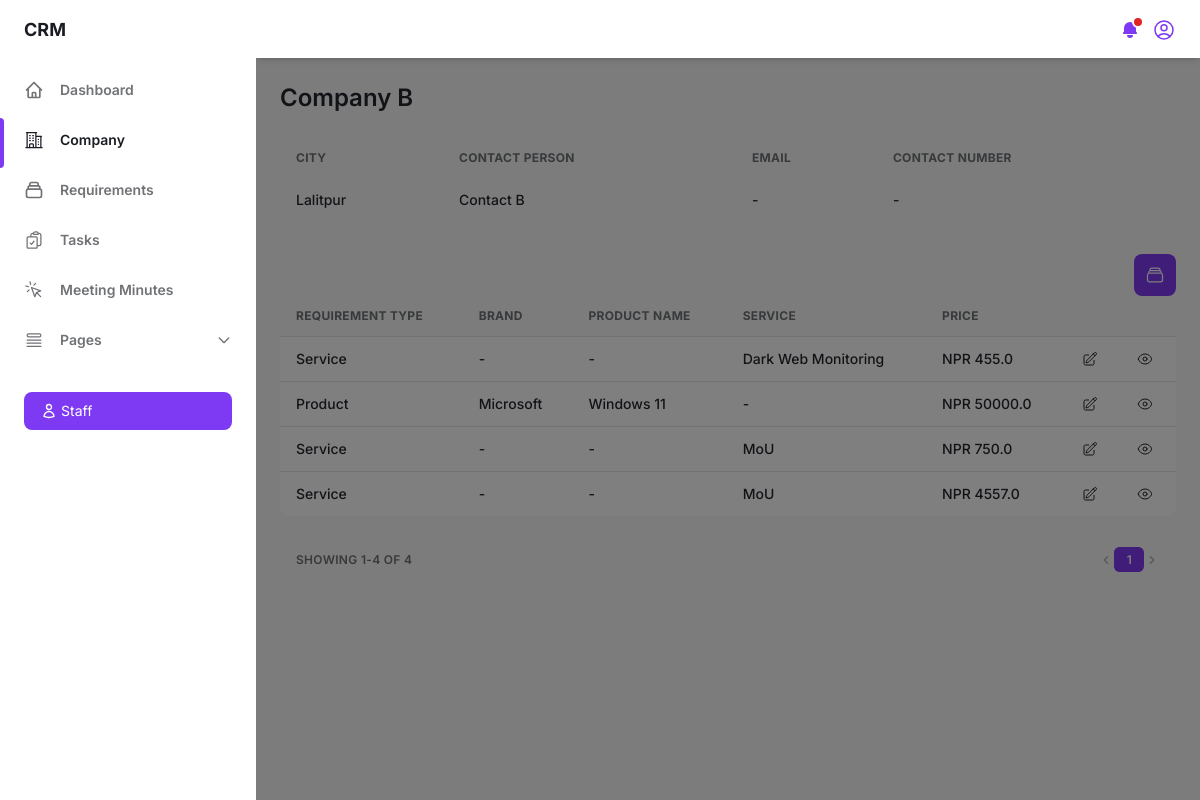
The page /company-details/40/ (signed in) on the database as committed earlier.
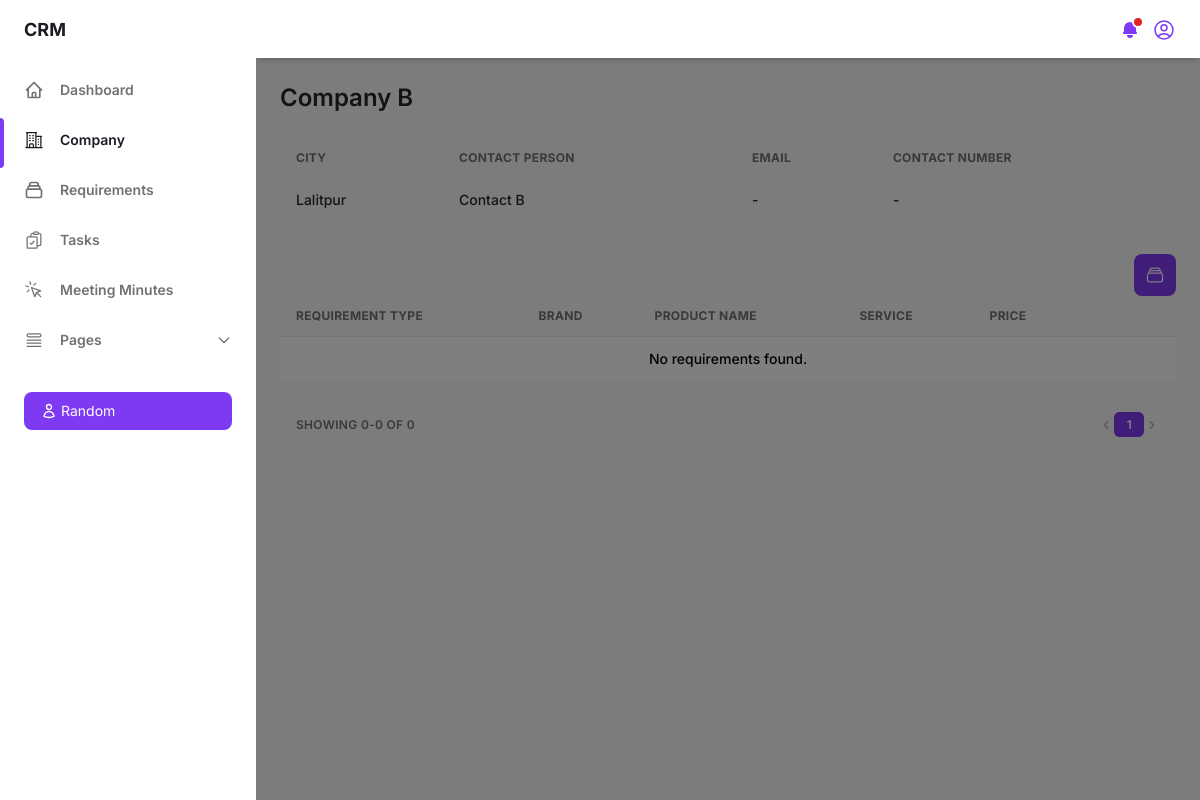
The same page on the database as committed later.
### crm_app/models.py (models this page shows, shortened)
class Staff(models.Model):
    full_name = models.CharField(max_length=100)
    email = models.EmailField(unique=True)
    password = models.CharField(max_length=255)
    role = models.CharField(max_length=100)
    status = models.BooleanField(default=True)

class Company(models.Model):
    company_name = models.CharField(max_length=100, unique=True)
    sector = models.ForeignKey(Sector, on_delete=models.SET_NULL, null=True, blank=True, related_name='sector_companies')
    address = models.CharField(max_length=100, null=True, blank=True)
    city = models.CharField(max_length=100, null=True, blank=True)
    state = models.CharField(max_length=100, null=True, blank=True)
    country = models.CharField(max_length=100, null=True, blank=True)
    via = models.CharField(max_length=100, null=True, blank=True)
    referral_name = models.CharField(max_length=100, null=True, blank=True)
    website = models.CharField(max_length=255, null=True, blank=True)
    created_by = models.OneToOneField(User, on_delete=models.SET_NULL, null=True, blank=True, related_name='created_company')
    date = models.DateField(default=now)
    status = models.BooleanField(default=True)
    cluster = models.IntegerField(null=True, blank=True)
    class Meta:
        verbose_name_plural = "companies"

class Contact(models.Model):
    company = models.ForeignKey(Company, on_delete=models.CASCADE, related_name='company_contacts')
    contact_name = models.CharField(max_length=100)
    designation = models.CharField(max_length=100, null=True, blank=True)
    email = models.EmailField(null=True, blank=True)
    phone_number = models.CharField(max_length=20, null=True, blank=True)
    DOB = models.DateField(null=True, blank=True)
    religion = models.CharField(max_length=100, null=True, blank=True)

class Requirement(models.Model):
    company = models.ForeignKey('Company', on_delete=models.CASCADE, related_name='company_requirements')
    date = models.DateField(default=now)
    contact_name = models.ForeignKey('Contact', on_delete=models.SET_NULL, null=True, blank=True, related_name='contact_requirements')
    requirement_type = models.CharField(max_length=100)
    brand = models.ForeignKey('Brand', on_delete=models.SET_NULL, null=True, blank=True, related_name='brand_requirements')
    product_name = models.ForeignKey('Product', on_delete=models.SET_NULL, null=True, blank=True, related_name='product_requirements')
    service = models.ForeignKey('Service', on_delete=models.SET_NULL, null=True, blank=True, related_name='service_requirements')
    requirement_description = models.TextField(null=True, blank=True)
    currency = models.CharField(max_length=100, null=True, blank=True)
    price = models.FloatField(null=True, blank=True, default=0.00)
    status = models.CharField(max_length=100)
    progress = models.CharField(max_length=100, default='Initiated')

class Service(models.Model):
    service_name = models.CharField(max_length=100, unique=True)
    def __str__(self):
        return self.service_name

class Brand(models.Model):
    brand_name = models.CharField(max_length=100, unique=True)
    def __str__(self):
        return self.brand_name

class Product(models.Model):
    product_name = models.CharField(max_length=100, unique=True)
    def __str__(self):
        return self.product_name

### crm_app/views.py (the view)
# urls.py: path('company-details/<int:company_id>/', views.companydetails, name='companydetails'),
def companydetails(request, company_id):
    if 'staff_id' not in request.session:
        return redirect('login')
    staff_id = request.session.get('staff_id')
    user = get_object_or_404(Staff, id=staff_id)
    company = get_object_or_404(Company, id=company_id)
    requirements = Requirement.objects.filter(company=company).select_related('brand', 'product_name', 'service').prefetch_related('requirement_transactions')
    contacts = Contact.objects.filter(company=company)
    services = Service.objects.values('id', 'service_name').distinct().order_by('service_name')
    brands = Brand.objects.values('id', 'brand_name').distinct().order_by('brand_name')
    products = Product.objects.values('id', 'product_name').distinct().order_by('product_name')
    requirements_count = Requirement.objects.filter(company=company).select_related('brand', 'product_name', 'service').prefetch_related('requirement_transactions')
    requirements_paginator = Paginator(requirements_count, 10)
    requirements_page_number = request.GET.get('requirements_page', 1)
    requirements_page_obj = requirements_paginator.get_page(requirements_page_number)
    context = {'user': user, 'company': company, 'requirements': requirements, 'contacts': contacts, 'services': services, 'brands': brands, 'products': products, 'requirements_page_obj': requirements_page_obj}
    return render(request, 'companydetails.html', context)

### templates/companydetails.html (shortened to what the changed rows need)
{% load static %}
<!DOCTYPE html>
<html :class="{ 'theme-dark': dark }" x-data="data()" lang="en">
<head>
    <link rel="stylesheet" href="{% static 'css/tailwind.output.css' %}" />
    <link rel="stylesheet" href="{% static 'css/style.css' %}" />
</head>
<body>
    <div class="flex h-screen bg-gray-50 dark:bg-gray-900" :class="{ 'overflow-hidden': isSideMenuOpen }">
        <aside class="z-20 hidden w-64 overflow-y-auto bg-white dark:bg-gray-800 md:block flex-shrink-0">
            <div class="py-4 text-gray-500 dark:text-gray-400">
                <div class="px-6 my-6">
                    <p class="flex items-center w-full px-4 py-2 text-sm font-normal leading-5 text-white transition-colors duration-150 bg-purple-600 border border-transparent rounded-lg active:bg-purple-600 hover:bg-purple-700 focus:outline-none focus:shadow-outline-purple">
                        {{ user.full_name }}
                    </p>
                </div>
            </div>
        </aside>
        <div class="flex flex-col flex-1 w-full">
            <main class="h-full overflow-y-auto" id="main-company-content">
                <div class="container px-6 mx-auto grid">
                    <h2 class="my-6 text-2xl font-semibold text-gray-700 dark:text-gray-200">{{ company.company_name }}</h2>
                    <div class="w-full overflow-hidden rounded-lg shadow-xs">
                        <div class="w-full mb-8 overflow-x-auto">
                            <table class="w-full whitespace-no-wrap">
                                <thead>
                                    <tr class="text-xs font-semibold tracking-wide text-left text-gray-500 uppercase bg-gray-50 dark:text-gray-400 dark:bg-gray-800">
                                        <th class="px-4 py-3">City</th>
                                        <th class="px-4 py-3">Contact Person</th>
                                        <th class="px-4 py-3">Email</th>
                                        <th class="px-4 py-3">Contact Number</th>
                                    </tr>
                                </thead>
                                <tbody>
                                    {% if contacts %}
                                        {% for contact in contacts %}
                                        <tr class="text-gray-700 dark:text-gray-400">
                                            {% if forloop.first %}
                                            <td class="px-4 py-3 align-top" rowspan="{{ contacts|length }}">
                                                <p class="font-medium text-sm">{{ company.city|default:"-" }}</p>
                                            </td>
                                            {% endif %}
                                            <td class="px-4 py-3">
                                                <p class="font-medium text-sm">{{ contact.contact_name|default:"-" }}</p>
                                            </td>
                                            <td class="px-4 py-3">
                                                <p class="font-medium text-sm">{{ contact.email|default:"-" }}</p>
                                            </td>
                                            <td class="px-4 py-3">
                                                <p class="font-medium text-sm">{{ contact.phone_number|default:"-" }}</p>
                                            </td>
                                        </tr>
                                        {% endfor %}
                                    {% else %}
                                    <tr>
                                        <td colspan="4" class="font-medium text-sm text-center dark:text-gray-400 py-3">No contacts found.</td>
                                    </tr>
                                    {% endif %}
                                </tbody>
                            </table>
                        </div>
                        <div class="flex justify-end items-center">
                        </div>
                        <div class="w-full overflow-x-auto">
                            <table class="w-full whitespace-no-wrap">
                                <thead>
                                    <tr class="text-xs font-semibold tracking-wide text-left text-gray-500 uppercase border-b dark:border-gray-700 bg-gray-50 dark:text-gray-400 dark:bg-gray-800">
                                        <th class="px-4 py-3">Requirement Type</th>
                                        <th class="px-4 py-3">Brand</th>
                                        <th class="px-4 py-3">Product Name</th>
                                        <th class="px-4 py-3">Service</th>
                                        <th class="px-4 py-3">Price</th>
                                        <th class="px-4 py-3"></th>
                                        <th class="px-4 py-3"></th>
                                    </tr>
                                </thead>
                                <tbody class="bg-white divide-y dark:divide-gray-700 dark:bg-gray-800">
                                    {% for requirement in requirements %}
                                    <tr class="text-gray-700 dark:text-gray-400">
                                        <td class="px-4 py-3">
                                            <p class="font-medium text-sm">{{ requirement.requirement_type }}</p>
                                        </td>
                                        <td class="px-4 py-3">
                                            <p class="font-medium text-sm">
                                                {% if requirement.requirement_type == "Product" %}
                                                    {{ requirement.brand|default:"-" }}
                                                {% else %}
                                                    -
                                                {% endif %}
                                            </p>
                                        </td>
                                        <td class="px-4 py-3">
                                            <p class="font-medium text-sm">
                                                {% if requirement.requirement_type == "Product" %}
                                                    {{ requirement.product_name|default:"-" }}
                                                {% else %}
                                                    -
                                                {% endif %}
                                            </p>
                                        </td>
                                        <td class="px-4 py-3">
                                            <p class="font-medium text-sm">
                                                {% if requirement.requirement_type == "Service" %}
                                                    {{ requirement.service|default:"-" }}
                                                {% else %}
                                                    -
                                                {% endif %}
                                            </p>
                                        </td>
                                        <td class="px-4 py-3">
                                            <p class="font-medium text-sm">NPR {{ requirement.price }}</p>
                                        </td>
                                        <td class="px-4 py-3">
                                            <a href="{% url 'requirementeditform' requirement.id %}">
                                            </a>
                                        </td>
                                        <td class="px-4 py-3">
                                            <a href="{% url 'contractdetails' company.id requirement.id %}">
                                            </a>
                                        </td>
                                    </tr>
                                    {% empty %}
                                    <tr>
                                        <td colspan="7" class="font-medium text-sm text-center dark:text-gray-400 py-3">No requirements found.</td>
                                    </tr>
                                    {% endfor %}
                                </tbody>
                            </table>
                        </div>
                    </div>
                    <div class="grid mt-2 px-4 py-3 text-xs font-semibold tracking-wide text-gray-500 uppercase sm:grid-cols-9 dark:text-gray-400">
                        <span class="flex items-center col-span-3">Showing {{ requirements_page_obj.start_index }}-{{ requirements_page_obj.end_index }} of {{ requirements_page_obj.paginator.count }}</span>
                        <span class="col-span-2"></span>
                        <span class="flex col-span-4 mt-2 sm:mt-auto sm:justify-end">
                            <nav aria-label="Table navigation">
                                <ul class="inline-flex items-center">
                                    {% for num in requirements_page_obj.paginator.page_range %}
                                        {% if num == requirements_page_obj.number %}
                                        <li>
                                            <span class="px-3 py-1 text-white transition-colors duration-150 bg-purple-600 border border-r-0 border-purple-600 rounded-md focus:outline-none">{{ num }}</span>
                                        </li>
                                        {% else %}
                                        <li>
                                            <a href="?requirements_page={{ num }}" class="px-3 py-1 rounded-md focus:outline-none">{{ num }}</a>
                                        </li>
                                        {% endif %}
                                    {% endfor %}
                                </ul>
                            </nav>
                        </span>
                    </div>
                </div>
            </main>
        </div>
    </div>
</body>
</html>

Rows that differ between the two databases and show on the page:
removed Requirement: requirement_type "Service", service "Dark Web Monitoring", price "455.0"
removed Requirement: requirement_type "Product", brand "Microsoft", product_name "Windows 11", price "50000.0"
removed Requirement: requirement_type "Service", service "MoU", price "750.0"
removed Requirement: requirement_type "Service", service "MoU", price "4557.0"
changed Staff: full_name "Staff" → "Random"
Other text that changed with them:
{{ requirements_page_obj.start_index }}: "1" → "0"
{{ requirements_page_obj.end_index }}: "4" → "0"
{{ requirements_page_obj.paginator.count }}: "4" → "0"
text now shown: "No requirements found."
